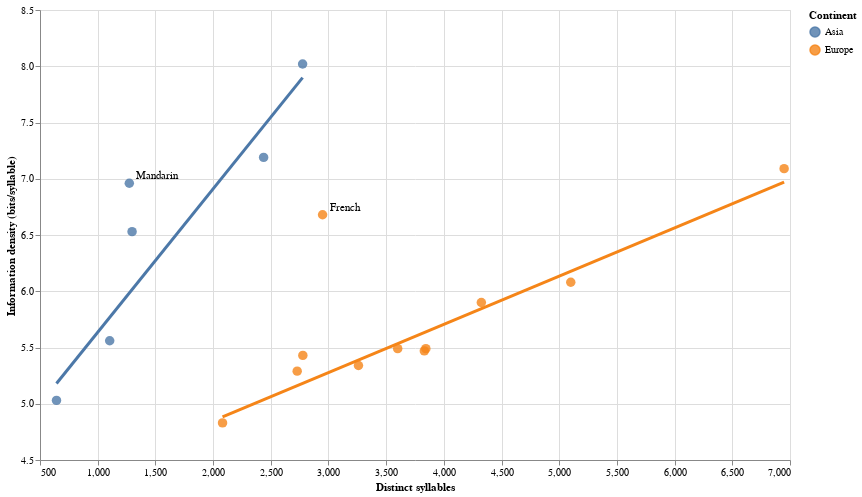

Write notebook code for a chart like this one.
### Markdown cell above
<div class="alert alert-info" style="color:black">

### Question 1
rubric={accuracy:1,visualization:1}

<h4>Python</h4>
<ol type="1">
<li>Create a scatterplot of the information density of each language versus its number of distinct syllabus. Zoom in to the extent of the data instead of forcing zero to be in the axis.</li>
<li>You will notice that the data appears to cluster in groups in the scatter plot. Can you find a categorical variable in this dataframe that roughly explains this clustering? Color the points in the plot you just created according that variable and add a suitable trend line for each cluster. If there are any points that seem to be outliers, avoid overfitting the trendline to them.</li>
<li>If you think any particular data points deviate from their cluster, label them with their language name in the plot.</li>
</ol>

</div>

### Code cell
# YOUR ANSWER GOES HERE
import altair as alt
import pandas as pd
import numpy as np

languages = pd.read_csv("languages.csv") 
languages.head()

base = (
    alt.Chart(languages)
    .mark_circle(size=90, opacity=0.8)
    .encode(
        x=alt.X("distinct_syllables:Q", title="Distinct syllables", scale=alt.Scale(zero=False)),
        y=alt.Y("information_density:Q", title="Information density (bits/syllable)", scale=alt.Scale(zero=False)),
        tooltip=["language:N", "iso_lang:N", "continent:N",
                 "distinct_syllables:Q", "information_density:Q"]
    )
    .properties(width=700, height=450)
)

colored = base.encode(color=alt.Color("continent:N", title="Continent"))

trend = (
    alt.Chart(languages)
    .transform_regression(
        "distinct_syllables", "information_density",
        groupby=["continent"], method="linear"
    )
    .mark_line(size=3)
    .encode(
        x=alt.X("distinct_syllables:Q", scale=alt.Scale(zero=False)),
        y=alt.Y("information_density:Q", scale=alt.Scale(zero=False)),
        color="continent:N"
    )
)

(colored + trend).properties(width=700, height=450)

# Compute residuals (fit a separate linear line for each continent)
df = languages.dropna(subset=["distinct_syllables", "information_density", "continent", "language"]).copy()

parts = []
for cont, g in df.groupby("continent"):
    x = g["distinct_syllables"].to_numpy()
    y = g["information_density"].to_numpy()
    a, b = np.polyfit(x, y, 1)
    resid = y - (a * x + b)

    tmp = g.copy()
    tmp["resid"] = resid
    tmp["abs_resid"] = np.abs(resid)
    parts.append(tmp)

df_resid = pd.concat(parts, ignore_index=True)

#For each continent, label the top_k languages that deviate the most from their continent’s trend
top_k = 1  
labels_df = (df_resid.sort_values(["continent", "abs_resid"], ascending=[True, False])
                    .groupby("continent")
                    .head(top_k))

# Define outliers: within each continent, points with abs_resid above the 90th percentile are treated as outliers
df_fit = df_resid.copy()
df_fit["is_outlier"] = df_fit.groupby("continent")["abs_resid"].transform(
    lambda s: s > s.quantile(0.90)
)

# Plot: all points + continent-specific trend lines (fit using non-outliers) + language labels
base = (
    alt.Chart(df_resid)
    .mark_circle(size=90, opacity=0.8)
    .encode(
        x=alt.X("distinct_syllables:Q", title="Distinct syllables", scale=alt.Scale(zero=False)),
        y=alt.Y("information_density:Q", title="Information density (bits/syllable)", scale=alt.Scale(zero=False)),
        color=alt.Color("continent:N", title="Continent"),
        tooltip=["language:N", "continent:N", "distinct_syllables:Q", "information_density:Q"]
    )
    .properties(width=750, height=450)
)

trend = (
    alt.Chart(df_fit)
    # fit trendline + remove outliers
    .transform_filter(~alt.datum.is_outlier)  
    .transform_regression(
        "distinct_syllables", "information_density",
        groupby=["continent"], method="linear"
    )
    .mark_line(size=3)
    .encode(
        x=alt.X("distinct_syllables:Q", scale=alt.Scale(zero=False)),
        y=alt.Y("information_density:Q", scale=alt.Scale(zero=False)),
        color="continent:N"
    )
)

labels = (
    alt.Chart(labels_df)
    .mark_text(align="left", dx=7, dy=-7)
    .encode(
        x=alt.X("distinct_syllables:Q", scale=alt.Scale(zero=False)),
        y=alt.Y("information_density:Q", scale=alt.Scale(zero=False)),
        text="language:N",
        color=alt.value("black")
    )
)

base + trend + labels

### Figure 1 — Vega-Lite specification as saved in the notebook (floating-point values rounded to 4 significant figures)
{"config": {"view": {"continuousWidth": 300, "continuousHeight": 300}}, "layer": [{"data": {"name": "data-db4b8b0c936f557c76c41deab840b97c"}, "mark": {"type": "circle", "opacity": 0.8, "size": 90}, "encoding": {"color": {"field": "continent", "title": "Continent", "type": "nominal"}, "tooltip": [{"field": "language", "type": "nominal"}, {"field": "continent", "type": "nominal"}, {"field": "distinct_syllables", "type": "quantitative"}, {"field": "information_density", "type": "quantitative"}], "x": {"field": "distinct_syllables", "scale": {"zero": false}, "title": "Distinct syllables", "type": "quantitative"}, "y": {"field": "information_density", "scale": {"zero": false}, "title": "Information density (bits/syllable)", "type": "quantitative"}}}, {"data": {"name": "data-33919f7344d531acc98090ecbf478117"}, "mark": {"type": "line", "size": 3}, "encoding": {"color": {"field": "continent", "type": "nominal"}, "x": {"field": "distinct_syllables", "scale": {"zero": false}, "type": "quantitative"}, "y": {"field": "information_density", "scale": {"zero": false}, "type": "quantitative"}}, "transform": [{"filter": "(!datum.is_outlier)"}, {"on": "distinct_syllables", "regression": "information_density", "groupby": ["continent"], "method": "linear"}]}, {"data": {"name": "data-13ca013057951dac7e4050fa664f87e9"}, "mark": {"type": "text", "align": "left", "dx": 7, "dy": -7}, "encoding": {"color": {"value": "black"}, "text": {"field": "language", "type": "nominal"}, "x": {"field": "distinct_syllables", "scale": {"zero": false}, "type": "quantitative"}, "y": {"field": "information_density", "scale": {"zero": false}, "type": "quantitative"}}}], "height": 450, "width": 750, "$schema": "https://vega.github.io/schema/vega-lite/v6.1.0.json", "datasets": {"data-db4b8b0c936f557c76c41deab840b97c": [{"iso_lang": "CMN", "language": "Mandarin", "information_density": 6.96, "distinct_syllables": 1274, "continent": "Asia", "resid": 0.7849, "abs_resid": 0.7849}, {"iso_lang": "JPN", "language": "Japanese", "information_density": 5.03, "distinct_syllables": 643, "continent": "Asia", "resid": -0.397, "abs_resid": 0.397}, {"iso_lang": "KOR", "language": "Korean", "information_density": 5.56, "distinct_syllables": 1104, "continent": "Asia", "resid": -0.4135, "abs_resid": 0.4135}, {"iso_lang": "THA", "language": "Thai", "information_density": 7.19, "distinct_syllables": 2438, "continent": "Asia", "resid": -0.3651, "abs_resid": 0.3651}, {"iso_lang": "VIE", "language": "Vietnamese", "information_density": 8.02, "distinct_syllables": 2776, "continent": "Asia", "resid": 0.06416, "abs_resid": 0.06416}, {"iso_lang": "YUE", "language": "Cantonese", "information_density": 6.53, "distinct_syllables": 1298, "continent": "Asia", "resid": 0.3265, "abs_resid": 0.3265}, {"iso_lang": "CAT", "language": "Catalan", "information_density": 5.49, "distinct_syllables": 3600, "continent": "Europe", "resid": -0.1843, "abs_resid": 0.1843}, {"iso_lang": "DEU", "language": "German", "information_density": 6.08, "distinct_syllables": 5100, "continent": "Europe", "resid": -0.1408, "abs_resid": 0.1408}, {"iso_lang": "ENG", "language": "English", "information_density": 7.09, "distinct_syllables": 6949, "continent": "Europe", "resid": 0.1956, "abs_resid": 0.1956}, {"iso_lang": "EUS", "language": "Basque", "information_density": 4.83, "distinct_syllables": 2082, "continent": "Europe", "resid": -0.2912, "abs_resid": 0.2912}, {"iso_lang": "FIN", "language": "Finnish", "information_density": 5.49, "distinct_syllables": 3844, "continent": "Europe", "resid": -0.2732, "abs_resid": 0.2732}, {"iso_lang": "FRA", "language": "French", "information_density": 6.68, "distinct_syllables": 2949, "continent": "Europe", "resid": 1.243, "abs_resid": 1.243}, {"iso_lang": "HUN", "language": "Hungarian", "information_density": 5.9, "distinct_syllables": 4325, "continent": "Europe", "resid": -0.03842, "abs_resid": 0.03842}, {"iso_lang": "ITA", "language": "Italian", "information_density": 5.29, "distinct_syllables": 2729, "continent": "Europe", "resid": -0.06694, "abs_resid": 0.06694}, {"iso_lang": "SPA", "language": "Spanish", "information_density": 5.43, "distinct_syllables": 2778, "continent": "Europe", "resid": 0.05521, "abs_resid": 0.05521}, {"iso_lang": "SRP", "language": "Serbian", "information_density": 5.47, "distinct_syllables": 3831, "continent": "Europe", "resid": -0.2884, "abs_resid": 0.2884}, {"iso_lang": "TUR", "language": "Turkish", "information_density": 5.34, "distinct_syllables": 3260, "continent": "Europe", "resid": -0.2104, "abs_resid": 0.2104}], "data-33919f7344d531acc98090ecbf478117": [{"iso_lang": "CMN", "language": "Mandarin", "information_density": 6.96, "distinct_syllables": 1274, "continent": "Asia", "resid": 0.7849, "abs_resid": 0.7849, "is_outlier": true}, {"iso_lang": "JPN", "language": "Japanese", "information_density": 5.03, "distinct_syllables": 643, "continent": "Asia", "resid": -0.397, "abs_resid": 0.397, "is_outlier": false}, {"iso_lang": "KOR", "language": "Korean", "information_density": 5.56, "distinct_syllables": 1104, "continent": "Asia", "resid": -0.4135, "abs_resid": 0.4135, "is_outlier": false}, {"iso_lang": "THA", "language": "Thai", "information_density": 7.19, "distinct_syllables": 2438, "continent": "Asia", "resid": -0.3651, "abs_resid": 0.3651, "is_outlier": false}, {"iso_lang": "VIE", "language": "Vietnamese", "information_density": 8.02, "distinct_syllables": 2776, "continent": "Asia", "resid": 0.06416, "abs_resid": 0.06416, "is_outlier": false}, {"iso_lang": "YUE", "language": "Cantonese", "information_density": 6.53, "distinct_syllables": 1298, "continent": "Asia", "resid": 0.3265, "abs_resid": 0.3265, "is_outlier": false}, {"iso_lang": "CAT", "language": "Catalan", "information_density": 5.49, "distinct_syllables": 3600, "continent": "Europe", "resid": -0.1843, "abs_resid": 0.1843, "is_outlier": false}, {"iso_lang": "DEU", "language": "German", "information_density": 6.08, "distinct_syllables": 5100, "continent": "Europe", "resid": -0.1408, "abs_resid": 0.1408, "is_outlier": false}, {"iso_lang": "ENG", "language": "English", "information_density": 7.09, "distinct_syllables": 6949, "continent": "Europe", "resid": 0.1956, "abs_resid": 0.1956, "is_outlier": false}, {"iso_lang": "EUS", "language": "Basque", "information_density": 4.83, "distinct_syllables": 2082, "continent": "Europe", "resid": -0.2912, "abs_resid": 0.2912, "is_outlier": false}, {"iso_lang": "FIN", "language": "Finnish", "information_density": 5.49, "distinct_syllables": 3844, "continent": "Europe", "resid": -0.2732, "abs_resid": 0.2732, "is_outlier": false}, {"iso_lang": "FRA", "language": "French", "information_density": 6.68, "distinct_syllables": 2949, "continent": "Europe", "resid": 1.243, "abs_resid": 1.243, "is_outlier": true}, {"iso_lang": "HUN", "language": "Hungarian", "information_density": 5.9, "distinct_syllables": 4325, "continent": "Europe", "resid": -0.03842, "abs_resid": 0.03842, "is_outlier": false}, {"iso_lang": "ITA", "language": "Italian", "information_density": 5.29, "distinct_syllables": 2729, "continent": "Europe", "resid": -0.06694, "abs_resid": 0.06694, "is_outlier": false}, {"iso_lang": "SPA", "language": "Spanish", "information_density": 5.43, "distinct_syllables": 2778, "continent": "Europe", "resid": 0.05521, "abs_resid": 0.05521, "is_outlier": false}, {"iso_lang": "SRP", "language": "Serbian", "information_density": 5.47, "distinct_syllables": 3831, "continent": "Europe", "resid": -0.2884, "abs_resid": 0.2884, "is_outlier": false}, {"iso_lang": "TUR", "language": "Turkish", "information_density": 5.34, "distinct_syllables": 3260, "continent": "Europe", "resid": -0.2104, "abs_resid": 0.2104, "is_outlier": false}], "data-13ca013057951dac7e4050fa664f87e9": [{"iso_lang": "CMN", "language": "Mandarin", "information_density": 6.96, "distinct_syllables": 1274, "continent": "Asia", "resid": 0.7849, "abs_resid": 0.7849}, {"iso_lang": "FRA", "language": "French", "information_density": 6.68, "distinct_syllables": 2949, "continent": "Europe", "resid": 1.243, "abs_resid": 1.243}]}}
